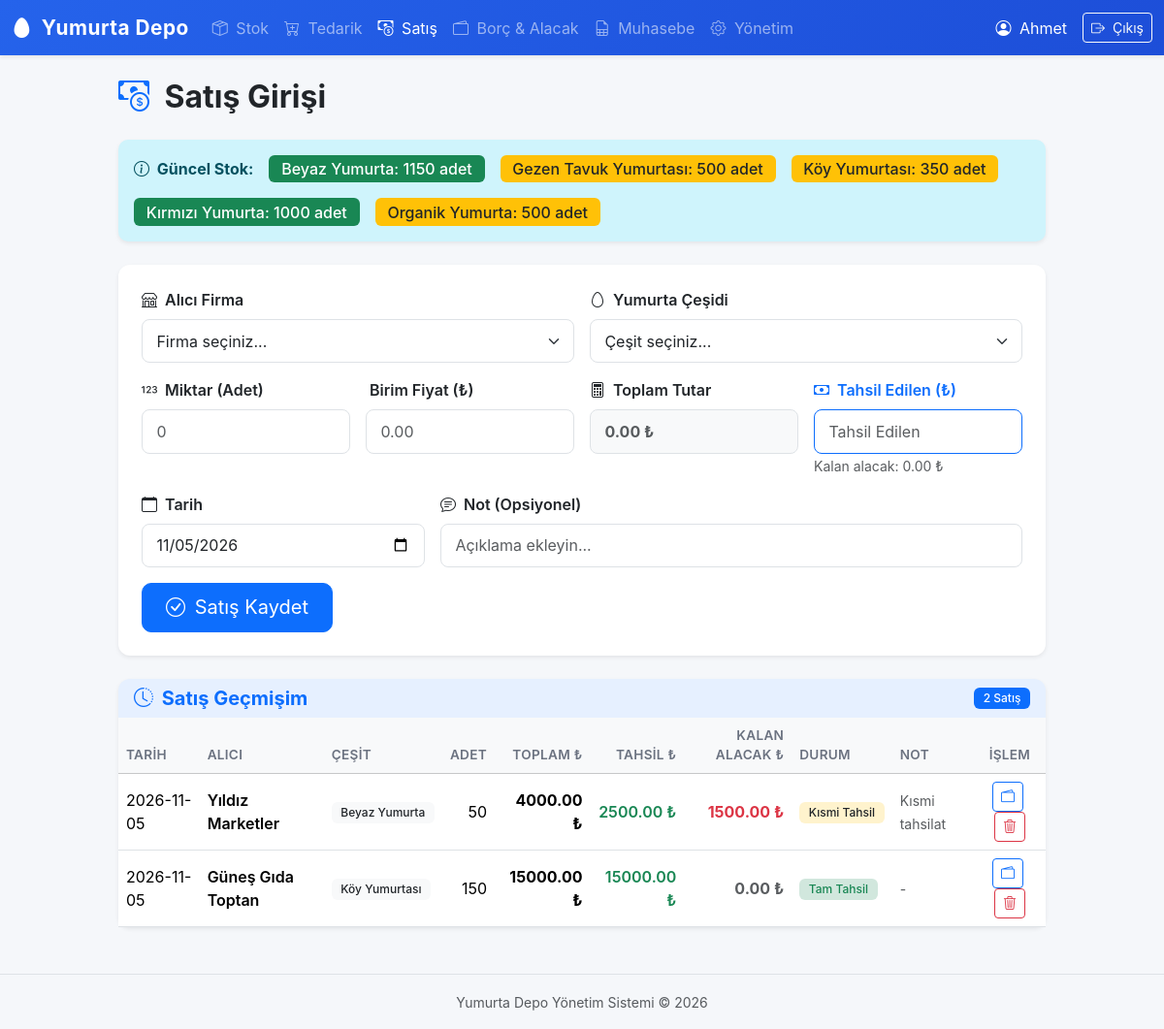
/satis (signed in), run on the app's committed database.
### tables this page shows
CREATE TABLE egg_types (
            id            INTEGER PRIMARY KEY AUTOINCREMENT,
            name          TEXT    UNIQUE NOT NULL,
            initial_stock INTEGER DEFAULT 0
        );

CREATE TABLE sales (
            id          INTEGER   PRIMARY KEY AUTOINCREMENT,
            user_id     INTEGER   NOT NULL,
            egg_type_id INTEGER   NOT NULL,
            buyer_id    INTEGER   NOT NULL,
            quantity    INTEGER   NOT NULL,
            unit_price  REAL      NOT NULL,
            total_price REAL      NOT NULL,
            date        TEXT      NOT NULL,
            note        TEXT      DEFAULT '',
            created_at  TIMESTAMP DEFAULT CURRENT_TIMESTAMP, paid_amount REAL NOT NULL DEFAULT 0,
            FOREIGN KEY (user_id)     REFERENCES users(id),
            FOREIGN KEY (egg_type_id) REFERENCES egg_types(id),
            FOREIGN KEY (buyer_id)    REFERENCES buyers(id)
        );

CREATE TABLE buyers (
            id   INTEGER PRIMARY KEY AUTOINCREMENT,
            name TEXT    UNIQUE NOT NULL
        );

### app.py (the view, shortened to what this page needs)
@app.route("/satis", methods=["GET", "POST"])
@login_required
def satis():
    egg_types = db.get_egg_types()
    buyers = db.get_buyers()
    stock = db.get_stock()
    sales = db.get_user_sales(session["user_id"])
    return render_template(
        "satis.html",
        egg_types=egg_types,
        buyers=buyers,
        sales=sales,
        stock=stock,
        today=date.today().isoformat(),
    )

### app.py (called while the page is built)
def login_required(f):
    @wraps(f)
    def decorated(*args, **kwargs):
        if "user_id" not in session:
            flash("Lütfen önce giriş yapın.", "warning")
            return redirect(url_for("login"))
        return f(*args, **kwargs)
    return decorated

### database.py (called while the page is built)
def get_db():
    conn = sqlite3.connect(DB_PATH)
    conn.row_factory = sqlite3.Row
    conn.execute("PRAGMA foreign_keys = ON")
    return conn

def get_stock():
    conn = get_db()
    rows = conn.execute("""
        SELECT
            et.id,
            et.name,
            et.initial_stock,
            COALESCE(p.total_in, 0)  AS total_in,
            COALESCE(s.total_out, 0) AS total_out,
            et.initial_stock + COALESCE(p.total_in, 0) - COALESCE(s.total_out, 0) AS stock
        FROM egg_types et
        LEFT JOIN (
            SELECT egg_type_id, SUM(quantity) AS total_in
            FROM purchases GROUP BY egg_type_id
        ) p ON p.egg_type_id = et.id
        LEFT JOIN (
            SELECT egg_type_id, SUM(quantity) AS total_out
            FROM sales GROUP BY egg_type_id
        ) s ON s.egg_type_id = et.id
        ORDER BY et.name
    """).fetchall()
    conn.close()
    return rows

def get_user_sales(user_id, start_date=None, end_date=None):
    conn = get_db()
    query = """
        SELECT s.*, et.name AS egg_type_name, b.name AS buyer_name,
               (s.total_price - s.paid_amount) AS remaining_receivable
        FROM sales s
        JOIN egg_types et ON et.id = s.egg_type_id
        JOIN buyers    b  ON b.id  = s.buyer_id
        WHERE s.user_id = ?
    """
    params = [user_id]
    if start_date:
        query += " AND s.date >= ?"
        params.append(start_date)
    if end_date:
        query += " AND s.date <= ?"
        params.append(end_date)
    query += " ORDER BY s.date DESC, s.created_at DESC"
    rows = conn.execute(query, params).fetchall()
    conn.close()
    return rows

def get_buyers():
    conn = get_db()
    rows = conn.execute("SELECT * FROM buyers ORDER BY name").fetchall()
    conn.close()
    return rows

def get_egg_types():
    conn = get_db()
    rows = conn.execute("SELECT * FROM egg_types ORDER BY name").fetchall()
    conn.close()
    return rows

### templates/satis.html (shortened to what this page needs)
{% extends "base.html" %}
{% block content %}
<div class="row justify-content-center">
    <div class="col-lg-11 col-xl-10">
        <h2 class="fw-bold mb-4">
            <i class="bi bi-cash-coin text-primary me-2"></i> Satış Girişi
        </h2>
        <div class="alert alert-info border-0 shadow-sm d-flex flex-wrap gap-3 align-items-center mb-4">
            <strong><i class="bi bi-info-circle me-1"></i> Güncel Stok:</strong>
            {% for item in stock %}
            <span class="badge
                {% if item.stock > 500 %}bg-success
                {% elif item.stock > 100 %}bg-warning text-dark
                {% elif item.stock > 0 %}bg-danger
                {% else %}bg-secondary
                {% endif %} fs-6">
                {{ item.name }}: {{ item.stock }} adet
            </span>
            {% endfor %}
        </div>
        <div class="card border-0 shadow-sm mb-4">
            <div class="card-body p-4">
                <form method="POST" action="{{ url_for('satis') }}">
                    <div class="row g-3">
                        <div class="col-md-6">
                            <label class="form-label fw-semibold">
                                <i class="bi bi-shop me-1"></i> Alıcı Firma
                            </label>
                            <select class="form-select" name="buyer_id" required>
                                <option value="" disabled selected>Firma seçiniz...</option>
                            </select>
                        </div>
                        <div class="col-md-6">
                            <label class="form-label fw-semibold">
                                <i class="bi bi-egg me-1"></i> Yumurta Çeşidi
                            </label>
                            <select class="form-select" name="egg_type_id" required>
                                <option value="" disabled selected>Çeşit seçiniz...</option>
                            </select>
                        </div>
                        <div class="col-md-3">
                            <label class="form-label fw-semibold">
                                <i class="bi bi-123 me-1"></i> Miktar (Adet)
                            </label>
                            <input type="number" class="form-control" name="quantity"
                                   min="1" placeholder="0" required id="s_qty">
                        </div>
                        <div class="col-md-3">
                            <label class="form-label fw-semibold">
                                 Birim Fiyat (₺)
                            </label>
                            <input type="number" class="form-control" name="unit_price"
                                   min="0" step="0.01" placeholder="0.00" required id="s_price">
                        </div>
                        <div class="col-md-3">
                            <label class="form-label fw-semibold">
                                <i class="bi bi-calculator me-1"></i> Toplam Tutar
                            </label>
                            <input type="text" class="form-control bg-light fw-bold" id="s_total"
                                   readonly placeholder="0.00 ₺">
                        </div>
                        <div class="col-md-3">
                            <label class="form-label fw-semibold text-primary">
                                <i class="bi bi-cash me-1"></i> Tahsil Edilen (₺)
                            </label>
                            <input type="number" class="form-control border-primary" name="paid_amount"
                                   min="0" step="0.01" placeholder="Tahsil Edilen" id="s_paid">
                            <small class="text-muted" id="s_rec_hint">Kalan alacak: 0.00 ₺</small>
                        </div>
                        <div class="col-md-4">
                            <label class="form-label fw-semibold">
                                <i class="bi bi-calendar me-1"></i> Tarih
                            </label>
                            <input type="date" class="form-control" name="date"
                                   value="{{ today }}" required>
                        </div>
                        <div class="col-md-8">
                            <label class="form-label fw-semibold">
                                <i class="bi bi-chat-text me-1"></i> Not (Opsiyonel)
                            </label>
                            <input type="text" class="form-control" name="note"
                                   placeholder="Açıklama ekleyin...">
                        </div>
                        <div class="col-12">
                            <button type="submit" class="btn btn-primary btn-lg" {% if not buyers %}disabled{% endif %}>
                                <i class="bi bi-check-circle me-1"></i> Satış Kaydet
                            </button>
                        </div>
                    </div>
                </form>
            </div>
        </div>
        <div class="card border-0 shadow-sm">
            <div class="card-header bg-primary bg-opacity-10 border-0 d-flex justify-content-between align-items-center">
                <h5 class="mb-0 fw-bold text-primary">
                    <i class="bi bi-clock-history me-1"></i> Satış Geçmişim
                </h5>
                <span class="badge bg-primary">{{ sales|length }} Satış</span>
            </div>
            <div class="card-body p-0">
                {% if sales %}
                <div class="table-responsive">
                    <table class="table table-hover align-middle mb-0">
                        <thead class="table-light">
                            <tr>
                                <th>Tarih</th>
                                <th>Alıcı</th>
                                <th>Çeşit</th>
                                <th class="text-end">Adet</th>
                                <th class="text-end">Toplam ₺</th>
                                <th class="text-end">Tahsil ₺</th>
                                <th class="text-end">Kalan Alacak ₺</th>
                                <th>Durum</th>
                                <th>Not</th>
                                <th class="text-center">İşlem</th>
                            </tr>
                        </thead>
                        <tbody>
                            {% for s in sales %}
                            {% set rec = s.total_price - s.paid_amount %}
                            <tr>
                                <td>{{ s.date }}</td>
                                <td class="fw-semibold">{{ s.buyer_name }}</td>
                                <td>
                                    <span class="badge bg-light text-dark">{{ s.egg_type_name }}</span>
                                </td>
                                <td class="text-end">{{ s.quantity }}</td>
                                <td class="text-end fw-bold">{{ "%.2f"|format(s.total_price) }} ₺</td>
                                <td class="text-end text-success fw-semibold">{{ "%.2f"|format(s.paid_amount) }} ₺</td>
                                <td class="text-end fw-bold {% if rec > 0.01 %}text-danger{% else %}text-muted{% endif %}">
                                    {{ "%.2f"|format(rec) }} ₺
                                </td>
                                <td>
                                    {% if rec <= 0.01 %}
                                    <span class="badge bg-success-subtle text-success">Tam Tahsil</span>
                                    {% elif s.paid_amount > 0 %}
                                    <span class="badge bg-warning-subtle text-dark">Kısmi Tahsil</span>
                                    {% else %}
                                    <span class="badge bg-danger-subtle text-danger">Tahsil Edilmedi</span>
                                    {% endif %}
                                </td>
                                <td><small class="text-muted">{{ s.note or '-' }}</small></td>
                                <td class="text-center">
                                    <button type="button" class="btn btn-outline-primary btn-sm me-1"
                                            data-bs-toggle="modal" data-bs-target="#collectModal{{ s.id }}" title="Tahsilat Güncelle">
                                        <i class="bi bi-wallet2"></i>
                                    </button>
                                    <form method="POST" action="{{ url_for('delete_sale', sid=s.id) }}"
                                          class="d-inline" onsubmit="return confirm('Bu kaydı silmek istediğinize emin misiniz?')">
                                        <button type="submit" class="btn btn-outline-danger btn-sm" title="Sil">
                                            <i class="bi bi-trash3"></i>
                                        </button>
                                    </form>
                                </td>
                            </tr>
                            {% endfor %}
                        </tbody>
                    </table>
                </div>
                {% else %}
                <p class="text-muted text-center py-4 mb-0">
                    <i class="bi bi-inbox me-1"></i> Henüz satış kaydı bulunmuyor.
                </p>
                {% endif %}
            </div>
        </div>
    </div>
</div>
{% endblock %}

### static/style.css (style rules this page uses)
body { background-color: #f5f7fa; font-family: -apple-system, BlinkMacSystemFont, "Segoe UI", Roboto, "Helvetica Neue", Arial, sans-serif; }
.card { border-radius: 12px; }
.card-header { border-radius: 12px 12px 0 0 !important; }
.table th { font-weight: 600; font-size: 0.85rem; text-transform: uppercase; letter-spacing: 0.3px; color: #6b7280; }
.table td { vertical-align: middle; }
.badge { font-weight: 500; padding: 0.4em 0.8em; }
.alert { border-radius: 10px; }
.btn-lg { border-radius: 10px; padding: 0.6rem 1.5rem; }
.form-control, .form-select { border-radius: 8px; padding: 0.6rem 0.9rem; }

### data on the page
egg_types: name "Beyaz Yumurta", stock "1150"
egg_types: name "Gezen Tavuk Yumurtası", stock "500"
egg_types: name "Köy Yumurtası", stock "350"
egg_types: name "Kırmızı Yumurta", stock "1000"
egg_types: name "Organik Yumurta", stock "500"
sales: date "2026-11-05", buyer_name "Yıldız Marketler", egg_type_name "Beyaz Yumurta", quantity "50", total_price "4000.00", paid_amount "2500.00", rec "1500.00", shows "Kısmi Tahsil", note "Kısmi tahsilat"
sales: date "2026-11-05", buyer_name "Güneş Gıda Toptan", egg_type_name "Köy Yumurtası", quantity "150", total_price "15000.00", paid_amount "15000.00", rec "0.00", shows "Tam Tahsil", note "-"

### other printed values
{{ session.get('user_name', '') }} "Ahmet"
{{ sales|length }} "2"
